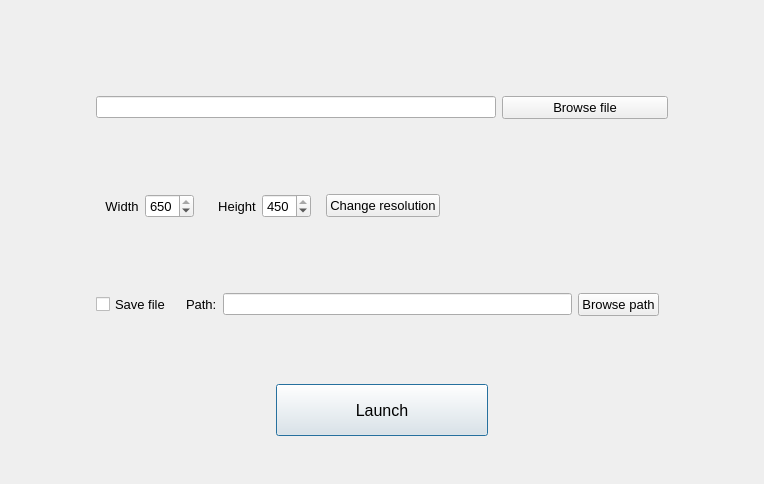
<?xml version="1.0" encoding="UTF-8"?>
<ui version="4.0">
 <class>Dialog</class>
 <widget class="QDialog" name="Dialog">
  <property name="windowModality">
   <enum>Qt::WindowModal</enum>
  </property>
  <property name="geometry">
   <rect>
    <x>0</x>
    <y>0</y>
    <width>764</width>
    <height>484</height>
   </rect>
  </property>
  <property name="windowTitle">
   <string>Typhoon</string>
  </property>
  <property name="sizeGripEnabled">
   <bool>false</bool>
  </property>
  <widget class="QPushButton" name="launch_button">
   <property name="geometry">
    <rect>
     <x>276</x>
     <y>384</y>
     <width>212</width>
     <height>52</height>
    </rect>
   </property>
   <property name="font">
    <font>
     <pointsize>12</pointsize>
    </font>
   </property>
   <property name="text">
    <string>Launch</string>
   </property>
  </widget>
  <widget class="QWidget" name="" native="true">
   <property name="geometry">
    <rect>
     <x>87</x>
     <y>45</y>
     <width>590</width>
     <height>322</height>
    </rect>
   </property>
   <layout class="QVBoxLayout" name="verticalLayout_2">
    <item>
     <widget class="QWidget" name="" native="true">
      <property name="sizePolicy">
       <sizepolicy hsizetype="Minimum" vsizetype="Preferred">
        <horstretch>0</horstretch>
        <verstretch>0</verstretch>
       </sizepolicy>
      </property>
      <layout class="QHBoxLayout" name="horizontalLayout_5">
       <item>
        <widget class="QLineEdit" name="original_file_path">
         <property name="maximumSize">
          <size>
           <width>400</width>
           <height>16777215</height>
          </size>
         </property>
        </widget>
       </item>
       <item>
        <widget class="QPushButton" name="browse_orig_path_button">
         <property name="font">
          <font>
           <pointsize>10</pointsize>
          </font>
         </property>
         <property name="text">
          <string>Browse file</string>
         </property>
         <property name="default">
          <bool>false</bool>
         </property>
         <property name="flat">
          <bool>false</bool>
         </property>
        </widget>
       </item>
      </layout>
     </widget>
    </item>
    <item>
     <widget class="QWidget" name="horizontalWidget" native="true">
      <layout class="QHBoxLayout" name="horizontalLayout_4">
       <property name="sizeConstraint">
        <enum>QLayout::SetFixedSize</enum>
       </property>
       <item>
        <widget class="QWidget" name="" native="true">
         <layout class="QHBoxLayout" name="horizontalLayout_3">
          <item>
           <widget class="QLabel" name="label_2">
            <property name="font">
             <font>
              <pointsize>10</pointsize>
             </font>
            </property>
            <property name="text">
             <string>Width</string>
            </property>
            <property name="alignment">
             <set>Qt::AlignCenter</set>
            </property>
           </widget>
          </item>
          <item>
           <widget class="QSpinBox" name="width_value">
            <property name="font">
             <font>
              <pointsize>10</pointsize>
             </font>
            </property>
            <property name="maximum">
             <number>650</number>
            </property>
            <property name="value">
             <number>650</number>
            </property>
           </widget>
          </item>
         </layout>
        </widget>
       </item>
       <item>
        <widget class="QWidget" name="" native="true">
         <property name="sizePolicy">
          <sizepolicy hsizetype="Preferred" vsizetype="Preferred">
           <horstretch>0</horstretch>
           <verstretch>0</verstretch>
          </sizepolicy>
         </property>
         <property name="baseSize">
          <size>
           <width>30</width>
           <height>20</height>
          </size>
         </property>
         <layout class="QHBoxLayout" name="horizontalLayout_2">
          <item>
           <widget class="QLabel" name="label_3">
            <property name="font">
             <font>
              <pointsize>10</pointsize>
             </font>
            </property>
            <property name="text">
             <string>Height</string>
            </property>
            <property name="alignment">
             <set>Qt::AlignCenter</set>
            </property>
           </widget>
          </item>
          <item>
           <widget class="QSpinBox" name="height_value">
            <property name="font">
             <font>
              <pointsize>10</pointsize>
             </font>
            </property>
            <property name="layoutDirection">
             <enum>Qt::LeftToRight</enum>
            </property>
            <property name="autoFillBackground">
             <bool>false</bool>
            </property>
            <property name="maximum">
             <number>450</number>
            </property>
            <property name="value">
             <number>450</number>
            </property>
           </widget>
          </item>
         </layout>
        </widget>
       </item>
       <item>
        <widget class="QPushButton" name="change_res_button">
         <property name="font">
          <font>
           <pointsize>10</pointsize>
          </font>
         </property>
         <property name="text">
          <string>Change resolution</string>
         </property>
        </widget>
       </item>
      </layout>
     </widget>
    </item>
    <item>
     <widget class="QWidget" name="" native="true">
      <layout class="QHBoxLayout" name="horizontalLayout_6">
       <item>
        <widget class="QCheckBox" name="save_file_check">
         <property name="font">
          <font>
           <pointsize>10</pointsize>
          </font>
         </property>
         <property name="text">
          <string>Save file</string>
         </property>
        </widget>
       </item>
       <item>
        <widget class="QWidget" name="" native="true">
         <property name="enabled">
          <bool>true</bool>
         </property>
         <property name="maximumSize">
          <size>
           <width>16777215</width>
           <height>16777212</height>
          </size>
         </property>
         <property name="accessibleName">
          <string/>
         </property>
         <layout class="QHBoxLayout" name="horizontalLayout">
          <item>
           <widget class="QLabel" name="label">
            <property name="font">
             <font>
              <pointsize>10</pointsize>
             </font>
            </property>
            <property name="text">
             <string>Path:</string>
            </property>
           </widget>
          </item>
          <item>
           <widget class="QLineEdit" name="output_file_path"/>
          </item>
          <item>
           <widget class="QPushButton" name="browse_output_path_button">
            <property name="font">
             <font>
              <pointsize>10</pointsize>
             </font>
            </property>
            <property name="text">
             <string>Browse path</string>
            </property>
           </widget>
          </item>
         </layout>
        </widget>
       </item>
      </layout>
     </widget>
    </item>
   </layout>
  </widget>
 </widget>
 <resources/>
 <connections/>
 <designerdata>
  <property name="gridDeltaX">
   <number>3</number>
  </property>
  <property name="gridDeltaY">
   <number>3</number>
  </property>
  <property name="gridSnapX">
   <bool>true</bool>
  </property>
  <property name="gridSnapY">
   <bool>true</bool>
  </property>
  <property name="gridVisible">
   <bool>true</bool>
  </property>
 </designerdata>
</ui>
